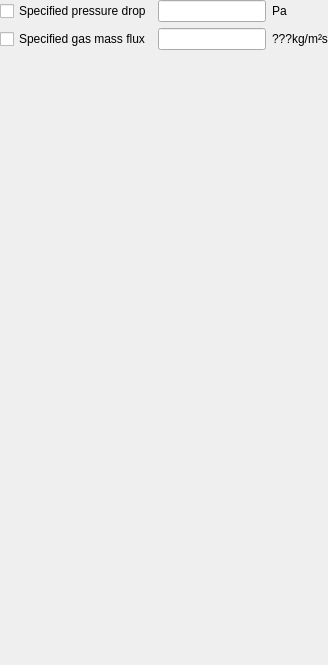
             <widget class="QWidget" name="page_cyclic">
              <layout class="QGridLayout" name="gridLayout">
               <property name="leftMargin">
                <number>0</number>
               </property>
               <property name="topMargin">
                <number>0</number>
               </property>
               <property name="rightMargin">
                <number>0</number>
               </property>
               <property name="bottomMargin">
                <number>0</number>
               </property>
               <item row="0" column="0">
                <widget class="QCheckBox" name="checkbox_cyclic_pd">
                 <property name="text">
                  <string>Specified pressure drop</string>
                 </property>
                </widget>
               </item>
               <item row="1" column="0">
                <widget class="QCheckBox" name="checkbox_flux_g">
                 <property name="text">
                  <string>Specified gas mass flux</string>
                 </property>
                </widget>
               </item>
               <item row="1" column="1">
                <widget class="LineEdit" name="lineedit_keyword_flux_g"/>
               </item>
               <item row="1" column="2" colspan="2">
                <widget class="QLabel" name="label_flux_g_units">
                 <property name="text">
                  <string>???kg/m²s</string>
                 </property>
                </widget>
               </item>
               <item row="2" column="0">
                <spacer name="verticalSpacer">
                 <property name="orientation">
                  <enum>Qt::Vertical</enum>
                 </property>
                 <property name="sizeHint" stdset="0">
                  <size>
                   <width>20</width>
                   <height>615</height>
                  </size>
                 </property>
                </spacer>
               </item>
               <item row="0" column="1">
                <widget class="LineEdit" name="lineedit_delp"/>
               </item>
               <item row="0" column="2">
                <widget class="QLabel" name="label_delp_units">
                 <property name="text">
                  <string>Pa</string>
                 </property>
                </widget>
               </item>
              </layout>
             </widget>
